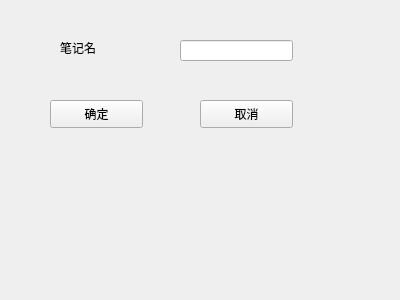
<?xml version="1.0" encoding="UTF-8"?>
<ui version="4.0">
 <class>buildNote</class>
 <widget class="QWidget" name="buildNote">
  <property name="geometry">
   <rect>
    <x>0</x>
    <y>0</y>
    <width>400</width>
    <height>300</height>
   </rect>
  </property>
  <property name="windowTitle">
   <string>Form</string>
  </property>
  <widget class="QLabel" name="label">
   <property name="geometry">
    <rect>
     <x>60</x>
     <y>40</y>
     <width>72</width>
     <height>15</height>
    </rect>
   </property>
   <property name="text">
    <string>笔记名</string>
   </property>
  </widget>
  <widget class="QPushButton" name="OK">
   <property name="geometry">
    <rect>
     <x>50</x>
     <y>100</y>
     <width>93</width>
     <height>28</height>
    </rect>
   </property>
   <property name="text">
    <string>确定</string>
   </property>
  </widget>
  <widget class="QLineEdit" name="note_name">
   <property name="geometry">
    <rect>
     <x>180</x>
     <y>40</y>
     <width>113</width>
     <height>21</height>
    </rect>
   </property>
  </widget>
  <widget class="QPushButton" name="cancle">
   <property name="geometry">
    <rect>
     <x>200</x>
     <y>100</y>
     <width>93</width>
     <height>28</height>
    </rect>
   </property>
   <property name="text">
    <string>取消</string>
   </property>
  </widget>
 </widget>
 <resources/>
 <connections/>
</ui>
